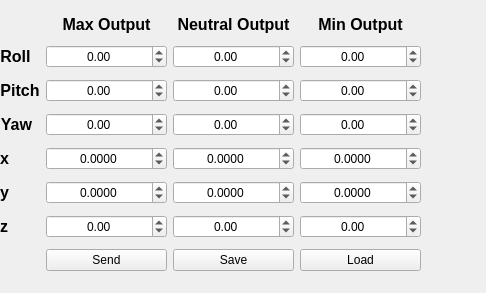
<?xml version="1.0" encoding="UTF-8"?>
<ui version="4.0">
 <class>ParameterControl</class>
 <widget class="QWidget" name="ParameterControl">
  <property name="geometry">
   <rect>
    <x>0</x>
    <y>0</y>
    <width>486</width>
    <height>293</height>
   </rect>
  </property>
  <property name="sizePolicy">
   <sizepolicy hsizetype="Preferred" vsizetype="Preferred">
    <horstretch>0</horstretch>
    <verstretch>0</verstretch>
   </sizepolicy>
  </property>
  <property name="minimumSize">
   <size>
    <width>420</width>
    <height>270</height>
   </size>
  </property>
  <property name="windowTitle">
   <string>Form</string>
  </property>
  <widget class="QWidget" name="layoutWidget">
   <property name="geometry">
    <rect>
     <x>0</x>
     <y>10</y>
     <width>421</width>
     <height>271</height>
    </rect>
   </property>
   <layout class="QGridLayout" name="gridLayout">
    <item row="1" column="0">
     <widget class="QLabel" name="label_2">
      <property name="sizePolicy">
       <sizepolicy hsizetype="Fixed" vsizetype="Fixed">
        <horstretch>0</horstretch>
        <verstretch>0</verstretch>
       </sizepolicy>
      </property>
      <property name="font">
       <font>
        <pointsize>12</pointsize>
        <weight>75</weight>
        <bold>true</bold>
       </font>
      </property>
      <property name="text">
       <string>Roll</string>
      </property>
      <property name="alignment">
       <set>Qt::AlignCenter</set>
      </property>
     </widget>
    </item>
    <item row="2" column="0">
     <widget class="QLabel" name="label_4">
      <property name="sizePolicy">
       <sizepolicy hsizetype="Fixed" vsizetype="Fixed">
        <horstretch>0</horstretch>
        <verstretch>0</verstretch>
       </sizepolicy>
      </property>
      <property name="font">
       <font>
        <pointsize>12</pointsize>
        <weight>75</weight>
        <bold>true</bold>
       </font>
      </property>
      <property name="text">
       <string>Pitch</string>
      </property>
      <property name="alignment">
       <set>Qt::AlignCenter</set>
      </property>
     </widget>
    </item>
    <item row="3" column="0">
     <widget class="QLabel" name="label_6">
      <property name="sizePolicy">
       <sizepolicy hsizetype="Fixed" vsizetype="Fixed">
        <horstretch>0</horstretch>
        <verstretch>0</verstretch>
       </sizepolicy>
      </property>
      <property name="font">
       <font>
        <pointsize>12</pointsize>
        <weight>75</weight>
        <bold>true</bold>
       </font>
      </property>
      <property name="text">
       <string>Yaw</string>
      </property>
      <property name="alignment">
       <set>Qt::AlignCenter</set>
      </property>
     </widget>
    </item>
    <item row="4" column="0">
     <widget class="QLabel" name="label_11">
      <property name="sizePolicy">
       <sizepolicy hsizetype="Fixed" vsizetype="Fixed">
        <horstretch>0</horstretch>
        <verstretch>0</verstretch>
       </sizepolicy>
      </property>
      <property name="font">
       <font>
        <pointsize>12</pointsize>
        <weight>75</weight>
        <bold>true</bold>
       </font>
      </property>
      <property name="text">
       <string>x</string>
      </property>
      <property name="alignment">
       <set>Qt::AlignCenter</set>
      </property>
     </widget>
    </item>
    <item row="5" column="0">
     <widget class="QLabel" name="label_12">
      <property name="sizePolicy">
       <sizepolicy hsizetype="Fixed" vsizetype="Fixed">
        <horstretch>0</horstretch>
        <verstretch>0</verstretch>
       </sizepolicy>
      </property>
      <property name="font">
       <font>
        <pointsize>12</pointsize>
        <weight>75</weight>
        <bold>true</bold>
       </font>
      </property>
      <property name="text">
       <string>y</string>
      </property>
      <property name="alignment">
       <set>Qt::AlignCenter</set>
      </property>
     </widget>
    </item>
    <item row="6" column="0">
     <widget class="QLabel" name="label_13">
      <property name="sizePolicy">
       <sizepolicy hsizetype="Fixed" vsizetype="Fixed">
        <horstretch>0</horstretch>
        <verstretch>0</verstretch>
       </sizepolicy>
      </property>
      <property name="font">
       <font>
        <pointsize>12</pointsize>
        <weight>75</weight>
        <bold>true</bold>
       </font>
      </property>
      <property name="text">
       <string>z</string>
      </property>
      <property name="alignment">
       <set>Qt::AlignCenter</set>
      </property>
     </widget>
    </item>
    <item row="0" column="1">
     <widget class="QLabel" name="label_14">
      <property name="sizePolicy">
       <sizepolicy hsizetype="MinimumExpanding" vsizetype="Fixed">
        <horstretch>0</horstretch>
        <verstretch>0</verstretch>
       </sizepolicy>
      </property>
      <property name="font">
       <font>
        <pointsize>12</pointsize>
        <weight>50</weight>
        <bold>false</bold>
       </font>
      </property>
      <property name="text">
       <string>&lt;!DOCTYPE HTML PUBLIC &quot;-//W3C//DTD HTML 4.0//EN&quot; &quot;http://www.w3.org/TR/REC-html40/strict.dtd&quot;&gt;
&lt;html&gt;&lt;head&gt;&lt;meta name=&quot;qrichtext&quot; content=&quot;1&quot; /&gt;&lt;style type=&quot;text/css&quot;&gt;
p, li { white-space: pre-wrap; }
&lt;/style&gt;&lt;/head&gt;&lt;body style=&quot; font-family:'Lucida Grande'; font-size:12pt; font-weight:400; font-style:normal;&quot;&gt;
&lt;p align=&quot;center&quot; style=&quot; margin-top:0px; margin-bottom:0px; margin-left:0px; margin-right:0px; -qt-block-indent:0; text-indent:0px;&quot;&gt;&lt;span style=&quot; font-family:'Sans'; font-weight:600;&quot;&gt;Max Output&lt;/span&gt;&lt;/p&gt;&lt;/body&gt;&lt;/html&gt;</string>
      </property>
     </widget>
    </item>
    <item row="0" column="3">
     <widget class="QLabel" name="label_15">
      <property name="sizePolicy">
       <sizepolicy hsizetype="MinimumExpanding" vsizetype="Fixed">
        <horstretch>0</horstretch>
        <verstretch>0</verstretch>
       </sizepolicy>
      </property>
      <property name="font">
       <font>
        <pointsize>12</pointsize>
        <weight>50</weight>
        <bold>false</bold>
       </font>
      </property>
      <property name="text">
       <string>&lt;!DOCTYPE HTML PUBLIC &quot;-//W3C//DTD HTML 4.0//EN&quot; &quot;http://www.w3.org/TR/REC-html40/strict.dtd&quot;&gt;
&lt;html&gt;&lt;head&gt;&lt;meta name=&quot;qrichtext&quot; content=&quot;1&quot; /&gt;&lt;style type=&quot;text/css&quot;&gt;
p, li { white-space: pre-wrap; }
&lt;/style&gt;&lt;/head&gt;&lt;body style=&quot; font-family:'Lucida Grande'; font-size:12pt; font-weight:400; font-style:normal;&quot;&gt;
&lt;p align=&quot;center&quot; style=&quot; margin-top:0px; margin-bottom:0px; margin-left:0px; margin-right:0px; -qt-block-indent:0; text-indent:0px;&quot;&gt;&lt;span style=&quot; font-family:'Sans'; font-weight:600;&quot;&gt;Min &lt;/span&gt;&lt;span style=&quot; font-family:'Sans'; font-weight:600;&quot;&gt;Output&lt;/span&gt;&lt;/p&gt;&lt;/body&gt;&lt;/html&gt;</string>
      </property>
     </widget>
    </item>
    <item row="0" column="2">
     <widget class="QLabel" name="label_16">
      <property name="sizePolicy">
       <sizepolicy hsizetype="MinimumExpanding" vsizetype="Fixed">
        <horstretch>0</horstretch>
        <verstretch>0</verstretch>
       </sizepolicy>
      </property>
      <property name="font">
       <font>
        <pointsize>12</pointsize>
        <weight>50</weight>
        <bold>false</bold>
       </font>
      </property>
      <property name="text">
       <string>&lt;!DOCTYPE HTML PUBLIC &quot;-//W3C//DTD HTML 4.0//EN&quot; &quot;http://www.w3.org/TR/REC-html40/strict.dtd&quot;&gt;
&lt;html&gt;&lt;head&gt;&lt;meta name=&quot;qrichtext&quot; content=&quot;1&quot; /&gt;&lt;style type=&quot;text/css&quot;&gt;
p, li { white-space: pre-wrap; }
&lt;/style&gt;&lt;/head&gt;&lt;body style=&quot; font-family:'Lucida Grande'; font-size:12pt; font-weight:400; font-style:normal;&quot;&gt;
&lt;p align=&quot;center&quot; style=&quot; margin-top:0px; margin-bottom:0px; margin-left:0px; margin-right:0px; -qt-block-indent:0; text-indent:0px;&quot;&gt;&lt;span style=&quot; font-family:'Sans'; font-weight:600;&quot;&gt;Neutral &lt;/span&gt;&lt;span style=&quot; font-family:'Sans'; font-weight:600;&quot;&gt;Output&lt;/span&gt;&lt;/p&gt;&lt;/body&gt;&lt;/html&gt;</string>
      </property>
     </widget>
    </item>
    <item row="1" column="1">
     <widget class="QDoubleSpinBox" name="rollMaxBox">
      <property name="alignment">
       <set>Qt::AlignCenter</set>
      </property>
      <property name="decimals">
       <number>2</number>
      </property>
      <property name="minimum">
       <double>-1000.000000000000000</double>
      </property>
      <property name="maximum">
       <double>1000.000000000000000</double>
      </property>
      <property name="singleStep">
       <double>0.500000000000000</double>
      </property>
     </widget>
    </item>
    <item row="1" column="3">
     <widget class="QDoubleSpinBox" name="rollMinBox">
      <property name="alignment">
       <set>Qt::AlignCenter</set>
      </property>
      <property name="decimals">
       <number>2</number>
      </property>
      <property name="minimum">
       <double>-1000.000000000000000</double>
      </property>
      <property name="maximum">
       <double>1000.000000000000000</double>
      </property>
      <property name="singleStep">
       <double>0.500000000000000</double>
      </property>
     </widget>
    </item>
    <item row="2" column="1">
     <widget class="QDoubleSpinBox" name="pitchMaxBox">
      <property name="alignment">
       <set>Qt::AlignCenter</set>
      </property>
      <property name="decimals">
       <number>2</number>
      </property>
      <property name="minimum">
       <double>-1000.000000000000000</double>
      </property>
      <property name="maximum">
       <double>1000.000000000000000</double>
      </property>
      <property name="singleStep">
       <double>0.500000000000000</double>
      </property>
     </widget>
    </item>
    <item row="2" column="2">
     <widget class="QDoubleSpinBox" name="pitchNeutralBox">
      <property name="alignment">
       <set>Qt::AlignCenter</set>
      </property>
      <property name="decimals">
       <number>2</number>
      </property>
      <property name="minimum">
       <double>-1000.000000000000000</double>
      </property>
      <property name="maximum">
       <double>1000.000000000000000</double>
      </property>
      <property name="singleStep">
       <double>0.500000000000000</double>
      </property>
     </widget>
    </item>
    <item row="2" column="3">
     <widget class="QDoubleSpinBox" name="pitchMinBox">
      <property name="alignment">
       <set>Qt::AlignCenter</set>
      </property>
      <property name="decimals">
       <number>2</number>
      </property>
      <property name="minimum">
       <double>-1000.000000000000000</double>
      </property>
      <property name="maximum">
       <double>1000.000000000000000</double>
      </property>
      <property name="singleStep">
       <double>0.500000000000000</double>
      </property>
     </widget>
    </item>
    <item row="3" column="1">
     <widget class="QDoubleSpinBox" name="yawMaxBox">
      <property name="alignment">
       <set>Qt::AlignCenter</set>
      </property>
      <property name="decimals">
       <number>2</number>
      </property>
      <property name="minimum">
       <double>-1000.000000000000000</double>
      </property>
      <property name="maximum">
       <double>1000.000000000000000</double>
      </property>
      <property name="singleStep">
       <double>0.500000000000000</double>
      </property>
     </widget>
    </item>
    <item row="3" column="2">
     <widget class="QDoubleSpinBox" name="yawNeutralBox">
      <property name="alignment">
       <set>Qt::AlignCenter</set>
      </property>
      <property name="decimals">
       <number>2</number>
      </property>
      <property name="minimum">
       <double>-1000.000000000000000</double>
      </property>
      <property name="maximum">
       <double>1000.000000000000000</double>
      </property>
      <property name="singleStep">
       <double>0.500000000000000</double>
      </property>
     </widget>
    </item>
    <item row="3" column="3">
     <widget class="QDoubleSpinBox" name="yawMinBox">
      <property name="alignment">
       <set>Qt::AlignCenter</set>
      </property>
      <property name="decimals">
       <number>2</number>
      </property>
      <property name="minimum">
       <double>-1000.000000000000000</double>
      </property>
      <property name="maximum">
       <double>1000.000000000000000</double>
      </property>
      <property name="singleStep">
       <double>0.500000000000000</double>
      </property>
     </widget>
    </item>
    <item row="4" column="1">
     <widget class="QDoubleSpinBox" name="xMaxBox">
      <property name="alignment">
       <set>Qt::AlignCenter</set>
      </property>
      <property name="suffix">
       <string/>
      </property>
      <property name="decimals">
       <number>4</number>
      </property>
      <property name="minimum">
       <double>-10.000000000000000</double>
      </property>
      <property name="maximum">
       <double>10.000000000000000</double>
      </property>
      <property name="singleStep">
       <double>0.500000000000000</double>
      </property>
     </widget>
    </item>
    <item row="4" column="2">
     <widget class="QDoubleSpinBox" name="xNeutralBox">
      <property name="alignment">
       <set>Qt::AlignCenter</set>
      </property>
      <property name="suffix">
       <string/>
      </property>
      <property name="decimals">
       <number>4</number>
      </property>
      <property name="minimum">
       <double>-10.000000000000000</double>
      </property>
      <property name="maximum">
       <double>10.000000000000000</double>
      </property>
      <property name="singleStep">
       <double>0.500000000000000</double>
      </property>
     </widget>
    </item>
    <item row="4" column="3">
     <widget class="QDoubleSpinBox" name="xMinBox">
      <property name="alignment">
       <set>Qt::AlignCenter</set>
      </property>
      <property name="suffix">
       <string/>
      </property>
      <property name="decimals">
       <number>4</number>
      </property>
      <property name="minimum">
       <double>-10.000000000000000</double>
      </property>
      <property name="maximum">
       <double>10.000000000000000</double>
      </property>
      <property name="singleStep">
       <double>0.500000000000000</double>
      </property>
     </widget>
    </item>
    <item row="5" column="1">
     <widget class="QDoubleSpinBox" name="yMaxBox">
      <property name="alignment">
       <set>Qt::AlignCenter</set>
      </property>
      <property name="suffix">
       <string/>
      </property>
      <property name="decimals">
       <number>4</number>
      </property>
      <property name="minimum">
       <double>-10.000000000000000</double>
      </property>
      <property name="maximum">
       <double>10.000000000000000</double>
      </property>
      <property name="singleStep">
       <double>0.500000000000000</double>
      </property>
     </widget>
    </item>
    <item row="5" column="3">
     <widget class="QDoubleSpinBox" name="yMinBox">
      <property name="alignment">
       <set>Qt::AlignCenter</set>
      </property>
      <property name="suffix">
       <string/>
      </property>
      <property name="decimals">
       <number>4</number>
      </property>
      <property name="minimum">
       <double>-10.000000000000000</double>
      </property>
      <property name="maximum">
       <double>10.000000000000000</double>
      </property>
      <property name="singleStep">
       <double>0.500000000000000</double>
      </property>
     </widget>
    </item>
    <item row="6" column="1">
     <widget class="QDoubleSpinBox" name="zMaxBox">
      <property name="alignment">
       <set>Qt::AlignCenter</set>
      </property>
      <property name="suffix">
       <string/>
      </property>
      <property name="decimals">
       <number>2</number>
      </property>
      <property name="minimum">
       <double>-500.000000000000000</double>
      </property>
      <property name="maximum">
       <double>500.000000000000000</double>
      </property>
      <property name="singleStep">
       <double>0.500000000000000</double>
      </property>
     </widget>
    </item>
    <item row="6" column="2">
     <widget class="QDoubleSpinBox" name="zNeutralBox">
      <property name="alignment">
       <set>Qt::AlignCenter</set>
      </property>
      <property name="suffix">
       <string/>
      </property>
      <property name="decimals">
       <number>2</number>
      </property>
      <property name="minimum">
       <double>-500.000000000000000</double>
      </property>
      <property name="maximum">
       <double>500.000000000000000</double>
      </property>
      <property name="singleStep">
       <double>0.500000000000000</double>
      </property>
     </widget>
    </item>
    <item row="6" column="3">
     <widget class="QDoubleSpinBox" name="zMinBox">
      <property name="alignment">
       <set>Qt::AlignCenter</set>
      </property>
      <property name="suffix">
       <string/>
      </property>
      <property name="decimals">
       <number>2</number>
      </property>
      <property name="minimum">
       <double>-500.000000000000000</double>
      </property>
      <property name="maximum">
       <double>500.000000000000000</double>
      </property>
      <property name="singleStep">
       <double>0.500000000000000</double>
      </property>
     </widget>
    </item>
    <item row="1" column="2">
     <widget class="QDoubleSpinBox" name="rollNeutralBox">
      <property name="alignment">
       <set>Qt::AlignCenter</set>
      </property>
      <property name="decimals">
       <number>2</number>
      </property>
      <property name="minimum">
       <double>-1000.000000000000000</double>
      </property>
      <property name="maximum">
       <double>1000.000000000000000</double>
      </property>
      <property name="singleStep">
       <double>0.500000000000000</double>
      </property>
     </widget>
    </item>
    <item row="7" column="3">
     <widget class="QPushButton" name="loadBtn">
      <property name="text">
       <string>Load</string>
      </property>
     </widget>
    </item>
    <item row="7" column="2">
     <widget class="QPushButton" name="SaveBtn">
      <property name="text">
       <string>Save</string>
      </property>
     </widget>
    </item>
    <item row="7" column="1">
     <widget class="QPushButton" name="SendBtn">
      <property name="text">
       <string>Send</string>
      </property>
     </widget>
    </item>
    <item row="5" column="2">
     <widget class="QDoubleSpinBox" name="yNeutralBox">
      <property name="alignment">
       <set>Qt::AlignCenter</set>
      </property>
      <property name="suffix">
       <string/>
      </property>
      <property name="decimals">
       <number>4</number>
      </property>
      <property name="minimum">
       <double>-10.000000000000000</double>
      </property>
      <property name="maximum">
       <double>10.000000000000000</double>
      </property>
      <property name="singleStep">
       <double>0.500000000000000</double>
      </property>
     </widget>
    </item>
   </layout>
  </widget>
 </widget>
 <tabstops>
  <tabstop>rollMaxBox</tabstop>
  <tabstop>rollNeutralBox</tabstop>
  <tabstop>rollMinBox</tabstop>
  <tabstop>pitchMaxBox</tabstop>
  <tabstop>pitchNeutralBox</tabstop>
  <tabstop>pitchMinBox</tabstop>
  <tabstop>yawMaxBox</tabstop>
  <tabstop>yawNeutralBox</tabstop>
  <tabstop>yawMinBox</tabstop>
  <tabstop>xMaxBox</tabstop>
  <tabstop>xNeutralBox</tabstop>
  <tabstop>xMinBox</tabstop>
  <tabstop>yMaxBox</tabstop>
  <tabstop>yNeutralBox</tabstop>
  <tabstop>yMinBox</tabstop>
  <tabstop>zMaxBox</tabstop>
  <tabstop>zNeutralBox</tabstop>
  <tabstop>zMinBox</tabstop>
  <tabstop>SendBtn</tabstop>
  <tabstop>SaveBtn</tabstop>
  <tabstop>loadBtn</tabstop>
 </tabstops>
 <resources/>
 <connections>
  <connection>
   <sender>rollMaxBox</sender>
   <signal>editingFinished()</signal>
   <receiver>SendBtn</receiver>
   <slot>click()</slot>
   <hints>
    <hint type="sourcelabel">
     <x>113</x>
     <y>42</y>
    </hint>
    <hint type="destinationlabel">
     <x>119</x>
     <y>251</y>
    </hint>
   </hints>
  </connection>
  <connection>
   <sender>pitchMaxBox</sender>
   <signal>editingFinished()</signal>
   <receiver>SendBtn</receiver>
   <slot>click()</slot>
   <hints>
    <hint type="sourcelabel">
     <x>143</x>
     <y>82</y>
    </hint>
    <hint type="destinationlabel">
     <x>136</x>
     <y>244</y>
    </hint>
   </hints>
  </connection>
  <connection>
   <sender>yawMaxBox</sender>
   <signal>editingFinished()</signal>
   <receiver>SendBtn</receiver>
   <slot>click()</slot>
   <hints>
    <hint type="sourcelabel">
     <x>81</x>
     <y>123</y>
    </hint>
    <hint type="destinationlabel">
     <x>84</x>
     <y>247</y>
    </hint>
   </hints>
  </connection>
  <connection>
   <sender>xMaxBox</sender>
   <signal>editingFinished()</signal>
   <receiver>SendBtn</receiver>
   <slot>click()</slot>
   <hints>
    <hint type="sourcelabel">
     <x>107</x>
     <y>157</y>
    </hint>
    <hint type="destinationlabel">
     <x>105</x>
     <y>253</y>
    </hint>
   </hints>
  </connection>
  <connection>
   <sender>yMaxBox</sender>
   <signal>editingFinished()</signal>
   <receiver>SendBtn</receiver>
   <slot>click()</slot>
   <hints>
    <hint type="sourcelabel">
     <x>130</x>
     <y>187</y>
    </hint>
    <hint type="destinationlabel">
     <x>126</x>
     <y>259</y>
    </hint>
   </hints>
  </connection>
  <connection>
   <sender>zMaxBox</sender>
   <signal>editingFinished()</signal>
   <receiver>SendBtn</receiver>
   <slot>click()</slot>
   <hints>
    <hint type="sourcelabel">
     <x>58</x>
     <y>216</y>
    </hint>
    <hint type="destinationlabel">
     <x>63</x>
     <y>251</y>
    </hint>
   </hints>
  </connection>
  <connection>
   <sender>rollNeutralBox</sender>
   <signal>editingFinished()</signal>
   <receiver>SendBtn</receiver>
   <slot>click()</slot>
   <hints>
    <hint type="sourcelabel">
     <x>202</x>
     <y>44</y>
    </hint>
    <hint type="destinationlabel">
     <x>128</x>
     <y>252</y>
    </hint>
   </hints>
  </connection>
  <connection>
   <sender>pitchNeutralBox</sender>
   <signal>editingFinished()</signal>
   <receiver>SendBtn</receiver>
   <slot>click()</slot>
   <hints>
    <hint type="sourcelabel">
     <x>229</x>
     <y>89</y>
    </hint>
    <hint type="destinationlabel">
     <x>119</x>
     <y>251</y>
    </hint>
   </hints>
  </connection>
  <connection>
   <sender>yawNeutralBox</sender>
   <signal>editingFinished()</signal>
   <receiver>SendBtn</receiver>
   <slot>click()</slot>
   <hints>
    <hint type="sourcelabel">
     <x>230</x>
     <y>110</y>
    </hint>
    <hint type="destinationlabel">
     <x>120</x>
     <y>252</y>
    </hint>
   </hints>
  </connection>
  <connection>
   <sender>xNeutralBox</sender>
   <signal>editingFinished()</signal>
   <receiver>SendBtn</receiver>
   <slot>click()</slot>
   <hints>
    <hint type="sourcelabel">
     <x>282</x>
     <y>156</y>
    </hint>
    <hint type="destinationlabel">
     <x>123</x>
     <y>256</y>
    </hint>
   </hints>
  </connection>
  <connection>
   <sender>yNeutralBox</sender>
   <signal>editingFinished()</signal>
   <receiver>SendBtn</receiver>
   <slot>click()</slot>
   <hints>
    <hint type="sourcelabel">
     <x>265</x>
     <y>193</y>
    </hint>
    <hint type="destinationlabel">
     <x>129</x>
     <y>259</y>
    </hint>
   </hints>
  </connection>
  <connection>
   <sender>zNeutralBox</sender>
   <signal>editingFinished()</signal>
   <receiver>SendBtn</receiver>
   <slot>click()</slot>
   <hints>
    <hint type="sourcelabel">
     <x>246</x>
     <y>223</y>
    </hint>
    <hint type="destinationlabel">
     <x>137</x>
     <y>252</y>
    </hint>
   </hints>
  </connection>
  <connection>
   <sender>rollMinBox</sender>
   <signal>editingFinished()</signal>
   <receiver>SendBtn</receiver>
   <slot>click()</slot>
   <hints>
    <hint type="sourcelabel">
     <x>343</x>
     <y>37</y>
    </hint>
    <hint type="destinationlabel">
     <x>116</x>
     <y>250</y>
    </hint>
   </hints>
  </connection>
  <connection>
   <sender>pitchMinBox</sender>
   <signal>editingFinished()</signal>
   <receiver>SendBtn</receiver>
   <slot>click()</slot>
   <hints>
    <hint type="sourcelabel">
     <x>383</x>
     <y>70</y>
    </hint>
    <hint type="destinationlabel">
     <x>121</x>
     <y>253</y>
    </hint>
   </hints>
  </connection>
  <connection>
   <sender>yawMinBox</sender>
   <signal>editingFinished()</signal>
   <receiver>SendBtn</receiver>
   <slot>click()</slot>
   <hints>
    <hint type="sourcelabel">
     <x>339</x>
     <y>117</y>
    </hint>
    <hint type="destinationlabel">
     <x>131</x>
     <y>255</y>
    </hint>
   </hints>
  </connection>
  <connection>
   <sender>xMinBox</sender>
   <signal>editingFinished()</signal>
   <receiver>SendBtn</receiver>
   <slot>click()</slot>
   <hints>
    <hint type="sourcelabel">
     <x>366</x>
     <y>154</y>
    </hint>
    <hint type="destinationlabel">
     <x>130</x>
     <y>261</y>
    </hint>
   </hints>
  </connection>
  <connection>
   <sender>yMinBox</sender>
   <signal>editingFinished()</signal>
   <receiver>SendBtn</receiver>
   <slot>click()</slot>
   <hints>
    <hint type="sourcelabel">
     <x>384</x>
     <y>187</y>
    </hint>
    <hint type="destinationlabel">
     <x>127</x>
     <y>258</y>
    </hint>
   </hints>
  </connection>
  <connection>
   <sender>zMinBox</sender>
   <signal>editingFinished()</signal>
   <receiver>SendBtn</receiver>
   <slot>click()</slot>
   <hints>
    <hint type="sourcelabel">
     <x>346</x>
     <y>223</y>
    </hint>
    <hint type="destinationlabel">
     <x>118</x>
     <y>253</y>
    </hint>
   </hints>
  </connection>
 </connections>
</ui>
